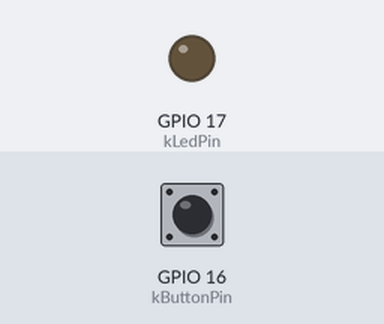
This program was run on a simulated ESP32-S3. On the bench: output pins drawn as LEDs (lit = HIGH). Dashed ring = blinking. The inputs (shaded band) are chosen by the test bench; at power-on: GPIO 16 (kButtonPin) HIGH.

Above: at 1.2 s.
1.3 s: GPIO 16 (kButtonPin) pulled LOW for 0.15 s
At 2.1 s:
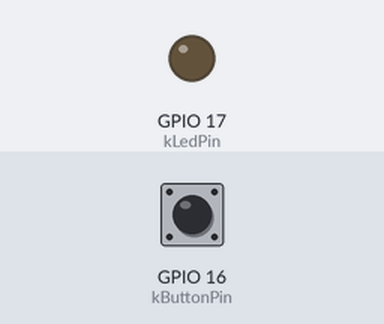
2.9 s: GPIO 16 (kButtonPin) pulled LOW for 1 s
At 3.3 s:
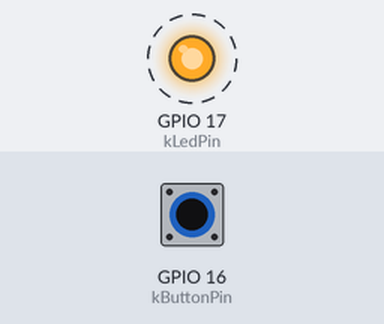
6.9 s: GPIO 16 (kButtonPin) pulled LOW for 3.2 s
At 7.7 s:
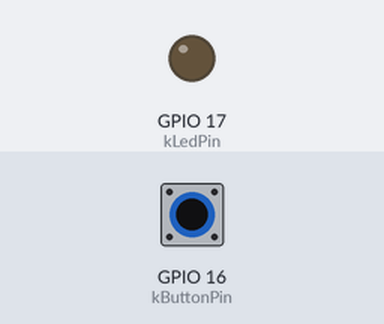
Timing chart, 0 to 9.9 s (numbered marks = the images above; inputs shaded):
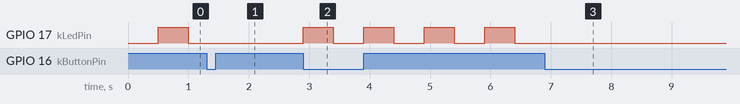

The program:

main.cpp
```cpp
#include <Arduino.h>
#include "Led.hpp"
#include "Config.hpp"

Led led1 = Led(cfg::kLedPin);
uint32_t lastToggle = 0;
volatile bool buttonPressed = false;
bool blinking = true;

void IRAM_ATTR onButtonPress()
{
  buttonPressed = true;
}

void setup()
{
  Serial.begin(cfg::kBaudRate);
  led1.init();
  pinMode(cfg::kButtonPin, INPUT_PULLUP);
  attachInterrupt(digitalPinToInterrupt(cfg::kButtonPin), onButtonPress, FALLING);
}

void loop()
{
  uint32_t now = millis();

  if (blinking && (now - lastToggle >= cfg::kBlinkMs))
  {
    led1.toggle();
    lastToggle = now;
  }

  if (buttonPressed){
    buttonPressed = false;
    blinking = !blinking;
  }
}
```

Led.hpp
```cpp
#pragma once
#include <Arduino.h>

enum class LedState : uint8_t
{
    Off,
    On
};

class Led
{
public:
    Led(uint8_t pin)
        : pin_(pin) {}

    void init()
    {
        pinMode(pin_, OUTPUT);
        set(LedState::Off);
    }

    void set(LedState state)
    {
        state_ = state;

        uint8_t level = state_ == LedState::Off ? LOW : HIGH;
        digitalWrite(pin_, level);
    }

    LedState state() const
    {
        return state_;
    }

    void toggle()
    {
        LedState newState = state_ == LedState::Off ? LedState::On : LedState::Off;
        set(newState);
    }

private:
    uint8_t pin_;
    LedState state_ = LedState::Off;
};
```

Config.hpp
```cpp
#pragma once
#include <Arduino.h>

namespace cfg
{
    inline constexpr uint32_t kBaudRate = 115200;
    inline constexpr uint8_t kLedPin = 17;
    inline constexpr uint8_t kButtonPin = 16;
    inline constexpr uint32_t kBlinkMs = 500;
}
```

Measured:
- after the input at 1.3 s, GPIO 17 (kLedPin): stays LOW (without the input it goes to HIGH after 0.20 s)
- after the input at 2.9 s, GPIO 17 (kLedPin): alternates HIGH for 0.50 s and LOW for 0.50 s, starting at once
- after the input at 6.9 s, GPIO 17 (kLedPin): stops changing and stays LOW
